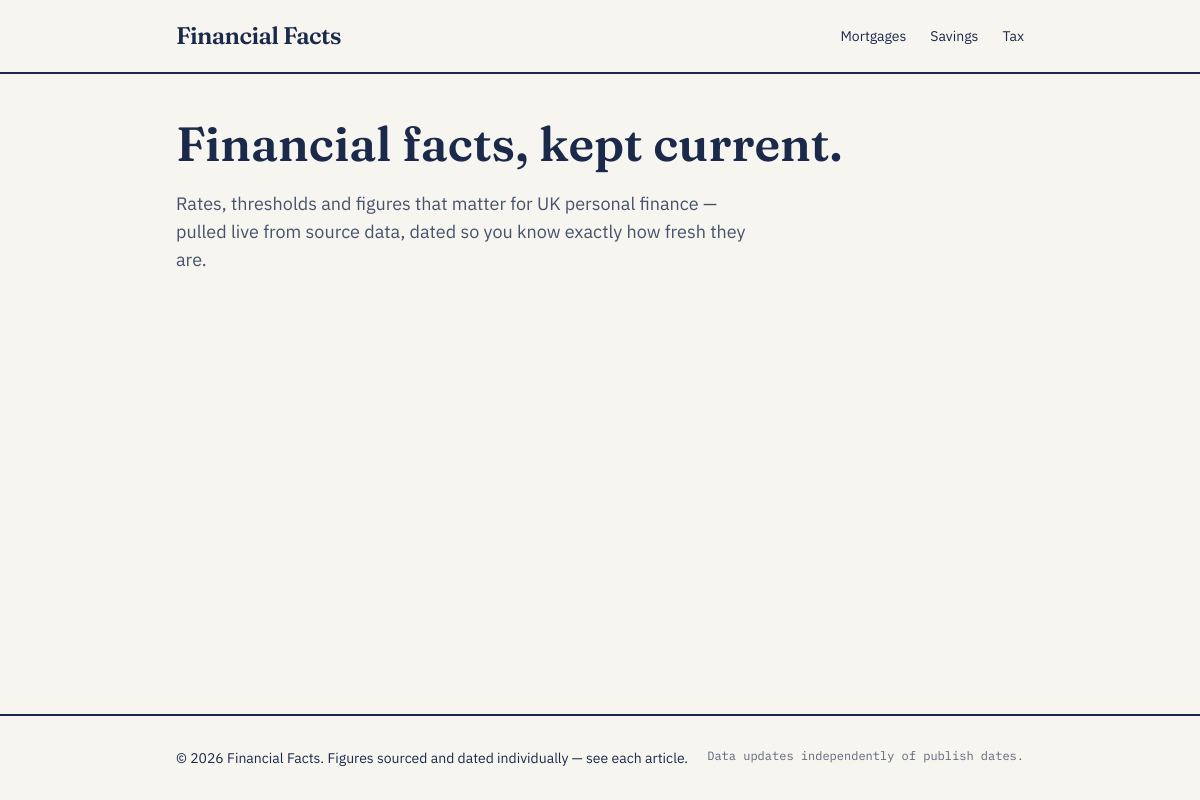
Before: / with the older database file.
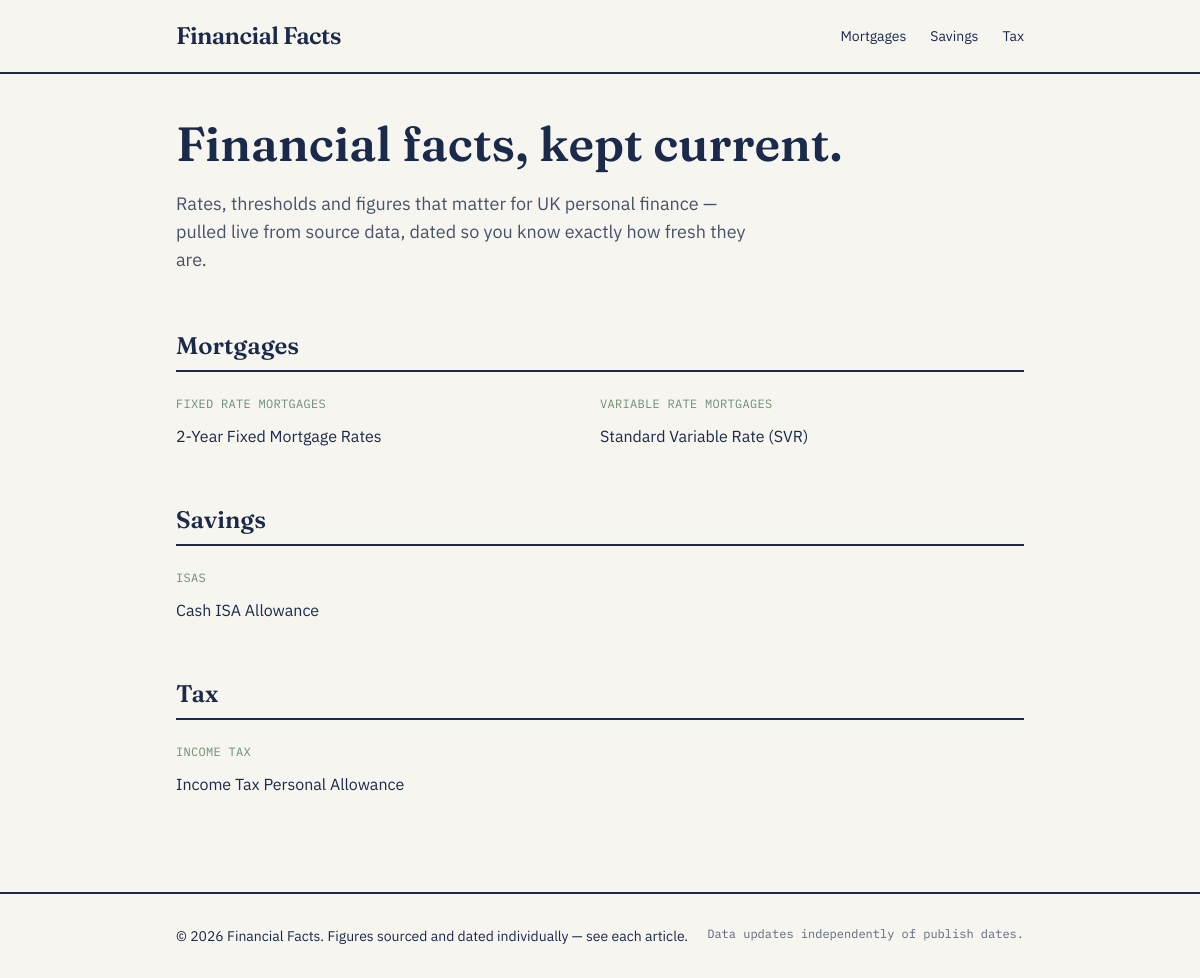
After: the same page with the newer database file.
### tables this page shows
CREATE TABLE IF NOT EXISTS categories (
    id INT AUTO_INCREMENT PRIMARY KEY,
    name VARCHAR(100) NOT NULL,
    slug VARCHAR(100) NOT NULL UNIQUE,
    description TEXT,
    created_at TIMESTAMP DEFAULT CURRENT_TIMESTAMP
);

CREATE TABLE IF NOT EXISTS subcategories (
    id INT AUTO_INCREMENT PRIMARY KEY,
    category_id INT NOT NULL,
    name VARCHAR(100) NOT NULL,
    slug VARCHAR(100) NOT NULL,
    description TEXT,
    created_at TIMESTAMP DEFAULT CURRENT_TIMESTAMP,
    FOREIGN KEY (category_id) REFERENCES categories(id) ON DELETE CASCADE,
    UNIQUE KEY uniq_category_slug (category_id, slug),
    INDEX idx_category (category_id)
);

CREATE TABLE IF NOT EXISTS subjects (
    id INT AUTO_INCREMENT PRIMARY KEY,
    subcategory_id INT NOT NULL,
    name VARCHAR(150) NOT NULL,
    slug VARCHAR(150) NOT NULL UNIQUE,
    intro TEXT,                     
    created_at TIMESTAMP DEFAULT CURRENT_TIMESTAMP,
    FOREIGN KEY (subcategory_id) REFERENCES subcategories(id) ON DELETE CASCADE,
    INDEX idx_subcategory (subcategory_id)
);

### includes/functions.php (called while the page is built, shortened)
<?php
function getAllCategories(): array
{
    $pdo = getDbConnection();
    return $pdo->query('SELECT * FROM categories ORDER BY name ASC')->fetchAll();
}
function getSubcategoriesByCategoryId(int $categoryId): array
{
    $pdo = getDbConnection();
    $stmt = $pdo->prepare('SELECT * FROM subcategories WHERE category_id = :cid ORDER BY name ASC');
    $stmt->execute(['cid' => $categoryId]);
    return $stmt->fetchAll();
}
function getSubjectsBySubcategoryId(int $subcategoryId): array
{
    $pdo = getDbConnection();
    $stmt = $pdo->prepare('SELECT * FROM subjects WHERE subcategory_id = :scid ORDER BY name ASC');
    $stmt->execute(['scid' => $subcategoryId]);
    return $stmt->fetchAll();
}
function e(string $value): string
{
    return htmlspecialchars($value, ENT_QUOTES, 'UTF-8');
}

### public/index.php (the view, shortened to what this page needs)
<?php
require_once __DIR__ . '/../includes/functions.php';
$categories = getAllCategories();
include __DIR__ . '/../includes/header.php';
?>
<section class="mb-14">
    <h1 class="font-display text-4xl sm:text-5xl font-semibold leading-tight mb-4 max-w-2xl">
        Financial facts, kept current.
    </h1>
    <p class="text-lg opacity-80 max-w-xl">
        Rates, thresholds and figures that matter for UK personal finance —
        pulled live from source data, dated so you know exactly how fresh they are.
    </p>
</section>
<?php foreach ($categories as $category): ?>
    <?php $subcategories = getSubcategoriesByCategoryId($category['id']); ?>
    <?php if (empty($subcategories)) continue; ?>
    <section class="mb-14">
        <div class="flex items-baseline justify-between border-b-2 border-primary pb-2 mb-6">
            <h2 class="font-display text-2xl font-semibold">
                <a href="/category.php?slug=<?= e($category['slug']) ?>" class="hover:text-accent">
                    <?= e($category['name']) ?>
                </a>
            </h2>
        </div>
        <div class="grid sm:grid-cols-2 gap-8">
            <?php foreach ($subcategories as $subcategory): ?>
                <?php $subjects = getSubjectsBySubcategoryId($subcategory['id']); ?>
                <div>
                    <h3 class="font-mono text-xs uppercase tracking-wide text-secondary mb-3">
                        <?= e($subcategory['name']) ?>
                    </h3>
                    <ul class="space-y-2">
                        <?php foreach ($subjects as $subject): ?>
                            <li>
                                <a href="/fact.php?slug=<?= e($subject['slug']) ?>"
                                   class="hover:text-accent transition-colors">
                                    <?= e($subject['name']) ?>
                                </a>
                            </li>
                        <?php endforeach; ?>
                    </ul>
                </div>
            <?php endforeach; ?>
        </div>
    </section>
<?php endforeach; ?>
<?php include __DIR__ . '/../includes/footer.php'; ?>

### includes/header.php (shortened to what this page needs)
<!DOCTYPE html>
<html lang="en" data-theme="financialfacts">
<head>
    <link rel="stylesheet" href="/assets/css/tailwind.css">
</head>
<body class="bg-base-100 text-primary font-sans min-h-screen flex flex-col">
    <header class="border-b-2 border-primary bg-base-100">
        <div class="max-w-4xl mx-auto px-6 py-5 flex items-center justify-between">
            <a href="/" class="font-display text-2xl font-semibold tracking-tight text-primary">
                Financial Facts
            </a>
            <nav class="flex gap-6 font-sans text-sm">
                <?php foreach (getAllCategories() as $cat): ?>
                    <a href="/category.php?slug=<?= e($cat['slug']) ?>"
                       class="hover:text-accent transition-colors">
                        <?= e($cat['name']) ?>
                    </a>
                <?php endforeach; ?>
            </nav>
        </div>
    </header>
    <main class="flex-1 max-w-4xl mx-auto px-6 py-10 w-full">

Changed rows visible on the page:
now on one of the page's lists (row unchanged): categories: name "Mortgages"
now on one of the page's lists (row unchanged): categories: name "Savings"
now on one of the page's lists (row unchanged): categories: name "Tax"
added subcategories: name "FIXED RATE MORTGAGES", shown under categories "Mortgages"
added subjects: name "2-Year Fixed Mortgage Rates", shown under "FIXED RATE MORTGAGES"
added subcategories: name "VARIABLE RATE MORTGAGES", shown under categories "Mortgages"
added subjects: name "Standard Variable Rate (SVR)", shown under "VARIABLE RATE MORTGAGES"
added subcategories: name "ISAS", shown under categories "Savings"
added subjects: name "Cash ISA Allowance", shown under "ISAS"
added subcategories: name "INCOME TAX", shown under categories "Tax"
added subjects: name "Income Tax Personal Allowance", shown under "INCOME TAX"
